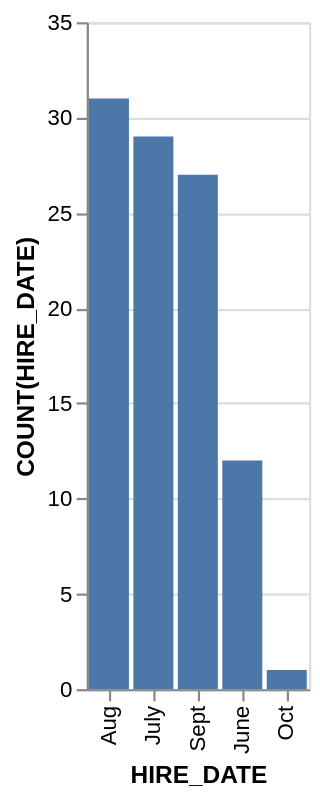

Write the Vega-Lite specification saved for this chart.
### Vega-Lite specification from a JSON file in a GitHub repository (floating-point values rounded to 4 significant figures)
{"data": {"values": [{"x_data": "Aug", "y_data": 31}, {"x_data": "July", "y_data": 29}, {"x_data": "Sept", "y_data": 27}, {"x_data": "June", "y_data": 12}, {"x_data": "Oct", "y_data": 1}]}, "mark": "bar", "encoding": {"x": {"field": "x_data", "type": "nominal", "title": "HIRE_DATE", "sort": {"op": "sum", "field": "y_data", "order": "descending"}}, "y": {"field": "y_data", "type": "quantitative", "title": "COUNT(HIRE_DATE)"}}}
